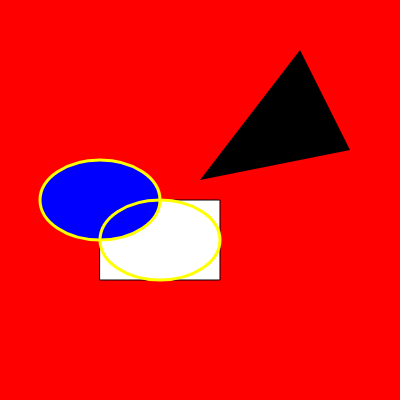
Frame 1 (no input)
Frame 60 (no input): identical to frame 1, image omitted
Frame 120 (the mouse pressed at the canvas centre since frame 60): identical to frame 1, image omitted

The p5.js sketch that drew this single still picture (run headless with seeded random() and noise() and a simulated clock; from frame 60 on, the mouse is pressed at the canvas centre):

// p5.js sketch
// ── sketch.js
function setup() {
  createCanvas(400, 400);
  background(255, 0, 0);

  // setzte den Refernzpunkt von Rechtecken auf CENTER
  // rectMode(CENTER); // CORNER
  rect(100, 200, 120, 80); 
  fill(0, 0, 255);
  stroke(255, 255, 0);
  strokeWeight(3);
  ellipse(100, 200, 120, 80);
  ellipseMode(CORNER);

  // Füllfarbe mit 4. Wert für Transparenz
  // fill(255, 255, 255, 0);
  // keine Füllfarbe
  noFill();
  ellipse(100, 200, 120, 80);

  fill(0);
  noStroke();
  triangle(300, 50, 350, 150, 200, 180);

}

function draw() {

}
